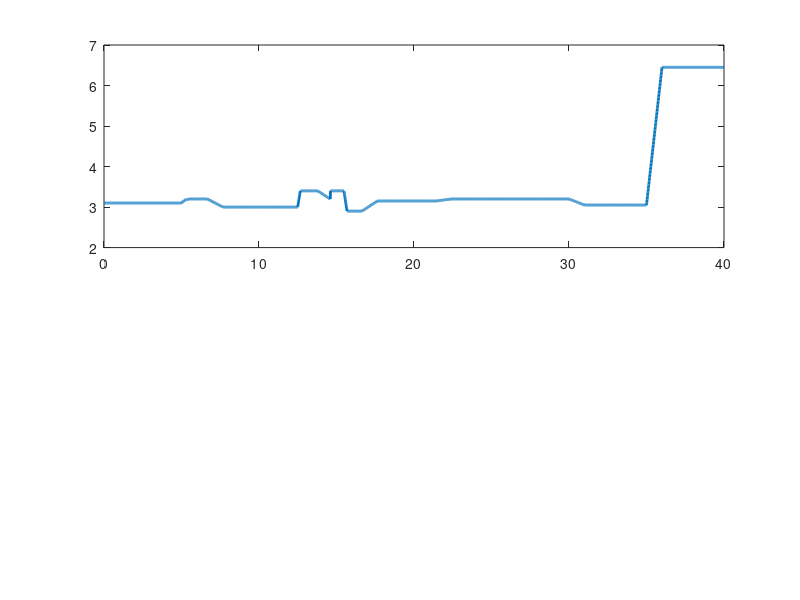

This figure's MATLAB source: (Note: this script raises an error after producing the figure.)
clc; clear; close all;
%% Sim Params
dt = 0.01; 
simTime = 40;  
t = 0 : dt : simTime; 
alpha = 0.98; 
persist_on_th = 1.5;
persist_off_th = 1;
instant_th = 2.0;
osc_th = 0.5; 
osc_cross_th = 30;
max_range = 12;
min_range = 0 ;  
len = length(t);
N = 20; 
No = 1000; 
heal_t = 10/dt + 1; 
BIT_flag_th = 15;
state_changed = 0 ; 
sc_count = 0 ; 
%% Signal Generation 
sig1 = 3.4 * ones(size(t));
sig1(1 + 30/dt:end) = 0;
sig2 = 3.2 * ones(size(t));
sig2(4.5/dt + 1) = 5.5;
sig2((5/dt + 1) : (9/dt + 1)) = linspace(3.2, 8 , 1+ 4/dt);
sig2((1 + 35/dt) : end) = 10; 
sig2((40/dt + 1):end) = 3.2; 
f_idx = t >= 12.5;
f_t = t(f_idx) - 12.5;
sig3 = 3.0 * ones(size(t));
sig3(f_idx) = 3.0 + 2.5 * sin(1 * f_t);
sig4 = 2.9 * ones(size(t));

%% Histories & Flags Initialization
persist_err_s = zeros(4, len);
instant_err_s = zeros(4, len);
osc_filtered_sig = zeros(4, len);
osc_counter = zeros(4, len);
validity = ones(4, len); 
hold_val = zeros(4, 1);
is_holding = [false, false, false, false];
persist_miscompare_flag = zeros(4, 1);
osc_error_flag = zeros(4, 1);
osc_trigger_flag = zeros(4, 1);
range_err_flag = zeros(4,1);
healing_cnt = zeros(4, 1);
voted_val = zeros(size(t));
voted_val(1:N) = 3.1; 
latest_fail_t = zeros(4,1); 
BIT_flags = zeros(4, len);
flagged_error = zeros(4,1);
hard_fail = zeros(size(t));
fail_time = [];
dummy_hist = zeros(size(t));
BIT_flags(4, round(45/dt): round(68/dt)) = 1;
state_change_time = [];
instant_flag = zeros(4,len);
t_trans = 1; % transition time 
faded_val = zeros(size(t));



%% Simulation Loop
for i = N + 1 : len 
    current_sigs = [sig1(i), sig2(i), sig3(i), sig4(i)];
    sig_2t = [sig1(i-2), sig2(i-2), sig3(i-2), sig4(i-2)];
    active_s_current = zeros(1, 4);
    

    is_oscillating_now = false(1, 4);
    for s = 1:4

        % Bandpass filter for oscillary fault detection 
        osc_filtered_sig(s, i) = 0.18318 * current_sigs(s) - 0.18318 * sig_2t(s) + ...
                                     1.61765 * osc_filtered_sig(s, i-1) - 0.63363 * osc_filtered_sig(s, i-2);
        
        % add counter in each crossing 
        if osc_trigger_flag(s) == 0 && abs(osc_filtered_sig(s, i)) > osc_th
            osc_counter(s, i) = 1; 
            osc_trigger_flag(s) = 1; 
        elseif abs(osc_filtered_sig(s, i)) < osc_th
            osc_trigger_flag(s) = 0; 
        end 

        % if at least 3 crossing occurs there might be oscillation error
        
        if sum(osc_counter(s, max(1, i-No) : i)) >= 3
            is_oscillating_now(s) = true;
        end
    end
    
    
    total_valid_prev = sum(validity(:, i-1));

    %if signal is not valid dont include oscillation
    total_oscillating = sum(is_oscillating_now & validity(:, i-1)');
    
    for s = 1:4
        
        %if there is at least 3 valid signal, and only one signal is
        %possibly oscillated hold the prev val.
        if is_oscillating_now(s) && total_oscillating == 1 && total_valid_prev >= 3
            if ~is_holding(s)
                hold_val(s) = current_sigs(s); 
                is_holding(s) = true;
            end
            active_s_current(s) = hold_val(s); 
        else
            is_holding(s) = false;
            active_s_current(s) = current_sigs(s);
            
            % If possibly oscillated signal exceeds threshold activate
            % error flag 
            if sum(osc_counter(s, max(1, i-No) : i)) > osc_cross_th
                osc_error_flag(s) = 1;
            end
        end
            
        % Miscompare errors 
        instant_err_s(s, i) = abs(active_s_current(s) - voted_val(i-1));
        persist_err_s(s, i) = 0.995 * persist_err_s(s, i-1) + 0.005 *instant_err_s(s,i);

        
        if persist_err_s(s, i) > persist_on_th
            persist_miscompare_flag(s) = 1;
        elseif persist_err_s(s, i) < persist_off_th
            persist_miscompare_flag(s) = 0;
        end

        if active_s_current(s) > max_range || active_s_current(s) < min_range
            range_err_flag(s) = 1; 
        else 
            range_err_flag(s) = 0; 
        end
    
        % if all signals oscillates this means physical phenomena not error
        if ~any(~osc_error_flag)
            osc_error_flag = [0;0;0;0];
        end
        
        % If total BIT error flags exceeds thres. activate error 
        if (sum(BIT_flags(s, max(1, i-N) : i))) > BIT_flag_th
           flagged_error(s) = 1;
        end
            
        % Validation
        current_fault = persist_miscompare_flag(s) | osc_error_flag(s) | range_err_flag(s) | flagged_error(s);
        
        if current_fault
            validity(s, i) = 0;
            healing_cnt(s) = 0;
            if validity(s,i-1 ) == 1
                latest_fail_t(s) = i;
            end
        elseif validity(s, i-1) == 0
            healing_cnt(s) = healing_cnt(s) + 1;
            if healing_cnt(s) >= heal_t
                validity(s, i) = 1;
                osc_error_flag(s) = 0; 
            else
                validity(s, i) = 0;
            end
        else
            validity(s, i) = 1;
        end
    end

    %If there are 2 sensors left and one of them fails, otherone fails too
    if sum(validity(:,i)) == 1 
        [~,idx] = max(latest_fail_t);
        if ~range_err_flag(idx) 
            healing_cnt(find(validity(:,i))) = 0;
            validity(:,i) = [0;0;0;0];
        end
    end 
    
    % Voting
    active_pool = []; 
    current_valid_count = sum(validity(:, i));
    for s = 1:4
        if validity(s, i) == 1
            
            % If there is two signal left include instantenous signal to
            % voting 
            if current_valid_count > 2
                %If there is instant err. dont involve signal to voting
                if instant_err_s(s, i) < instant_th
                    active_pool = [active_pool, active_s_current(s)];
                end

            else
                active_pool = [active_pool, active_s_current(s)];
            end
        end
    end
    
    if ~isempty(active_pool) 
        voted_val(i) = median(active_pool);
    else
        voted_val(i) = voted_val(i-1); % Take prev. val in case of hardfail
        hard_fail(i) = 1;
    end
    
    % Take fail times fot plotting 
    if i > 1 && (hard_fail(i) ~= hard_fail(i-1))
        fail_time = [fail_time i];
    end

    % Get state changes 
    for s = 1 :  4
        if instant_err_s(s, i) > instant_th
            instant_flag(s,i) = 1 ; 
        end 
       
        if sum(abs(validity(:,i) - validity(:,i-1))) ~=0 || ( instant_flag(s,i) && validity(s,i) == 1 && (instant_flag(s,i) - instant_flag(s,i-1)) ~= 0)
            if voted_val(i) ~= voted_val(i-1)
                state_change_time = [state_change_time i];
                sc_count = sc_count + 1; 
            end   
        end
    end


if ~isempty(state_change_time)
    faded_val(state_change_time(sc_count)) = voted_val(state_change_time(sc_count) - 1); 
    if state_change_time(sc_count) <= i && i <= state_change_time(sc_count) + t_trans / dt 
    faded_val(i) = voted_val(i)*(i - state_change_time(sc_count))*(dt / t_trans)...
        + faded_val(state_change_time(sc_count))*(1 - (i - state_change_time(sc_count)) *(dt / t_trans)); 

     else
    faded_val(i) = voted_val(i);
    end

else 
        faded_val(i) = voted_val(i);    
end

faded_val(1: 0.3/dt) = 3.1;

end 


%% Plot 
figure(1); 
subplot(2,1,1)
plot(t, faded_val, 'LineWidth', 2); hold on;
if ~isempty(fail_time), xline(fail_time*dt, "r--", 'LineWidth', 2); end
if ~isempty(state_change_time), xline(state_change_time *dt, "g--");end
ylim([0 7]); grid on; title("Voted Value"); legend("Voted Val", "Fail Start/End", "State Transition");
subplot(2,1,2)
plot(t, voted_val, 'LineWidth', 2); hold on;
if ~isempty(fail_time), xline(fail_time*dt, "r--", 'LineWidth', 2); end
if ~isempty(state_change_time), xline(state_change_time *dt, "g--");end
ylim([0 7]); grid on; title("Voted Value"); legend("Voted Val", "Fail Start/End","State Transition");


figure(2); sgtitle("Signal Validities");
titles = ["Signal 1 Validity", "Signal 2 Validity", "Signal 3 Validity", "Signal 4 Validity"];
for s=1:4, subplot(2,2,s); plot(t, validity(s,:), 'LineWidth', 2); ylim([-0.5 1.5]); title(titles(s)); end

figure(3); sgtitle("Signals");
for s=1:4, subplot(2,2,s); plot(t, eval(['sig' num2str(s)]), 'LineWidth', 2); title(['Signal ' num2str(s)]); end
